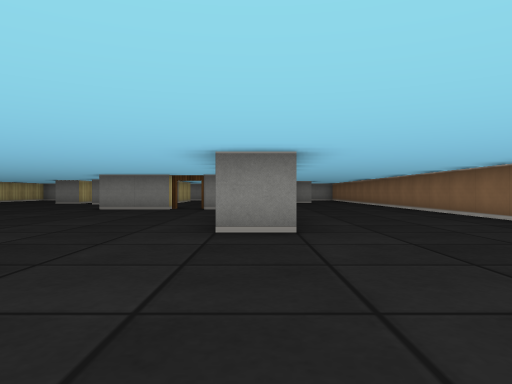
View 1 (above)

18 first-person views from a walk through a cub3D maze. The camera is about half as high as the walls, looks level and sees 70° across. The floor is counted in squares. Each view is taken from the middle of a square. On the plan, view 1 faces up. The plan holds only what a view shows up to about 9 squares ahead; the rest is blank.

View 2
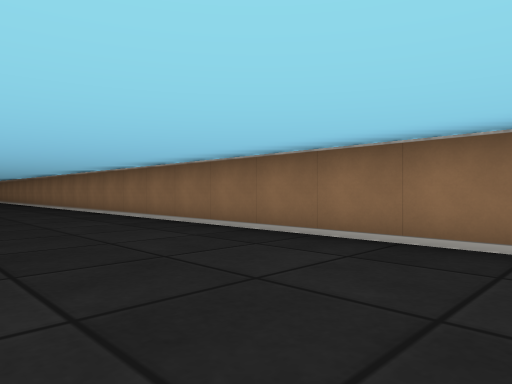

View 3
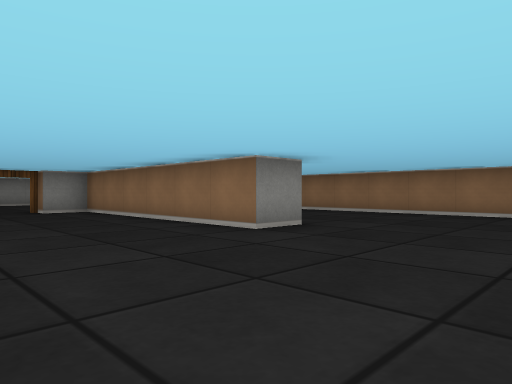

View 4
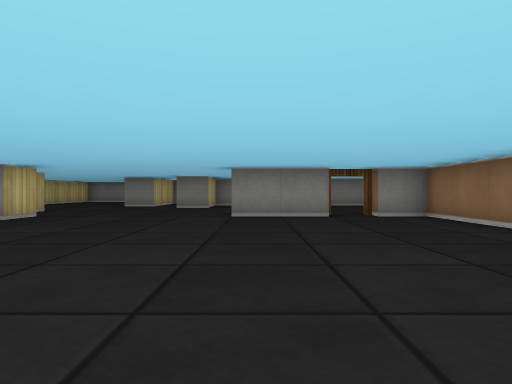

View 5
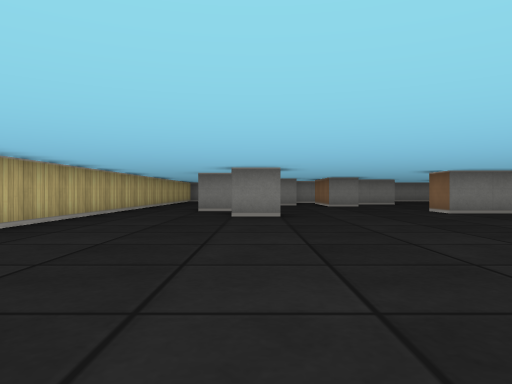

View 6
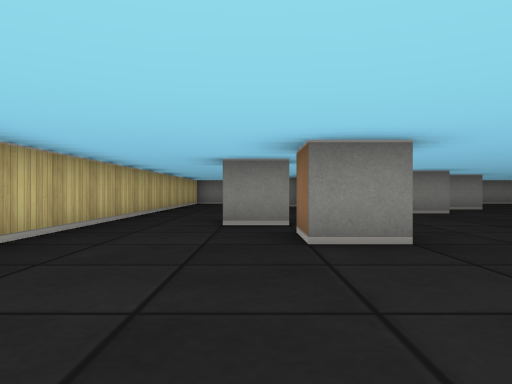

View 7
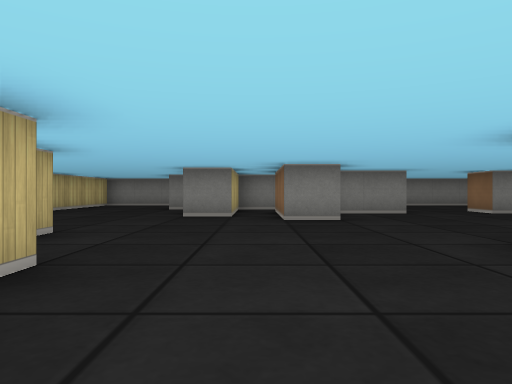

View 8
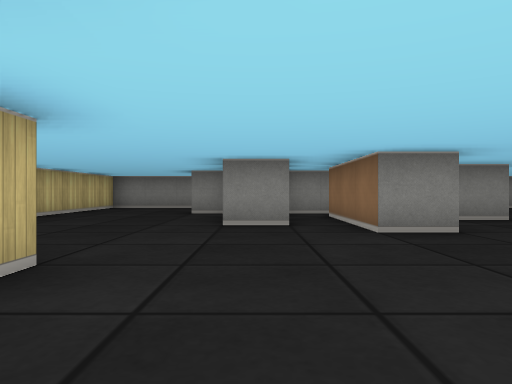

View 9
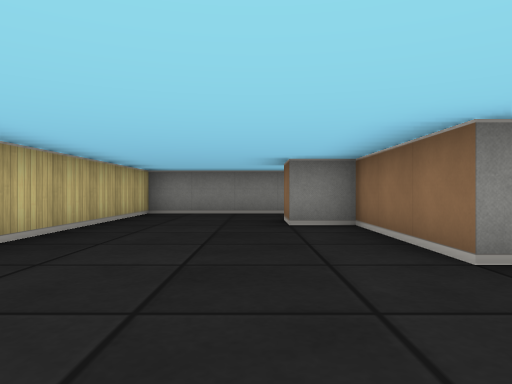

View 10
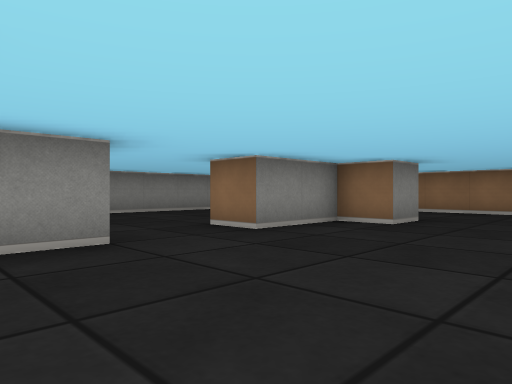

View 11
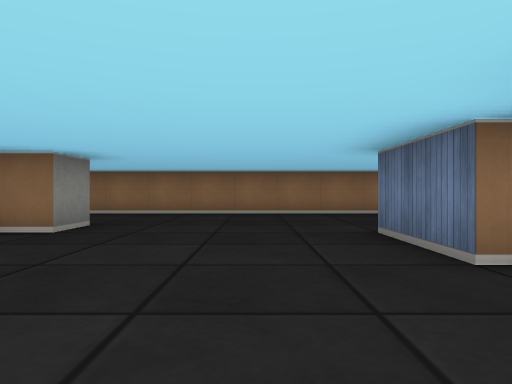

View 12
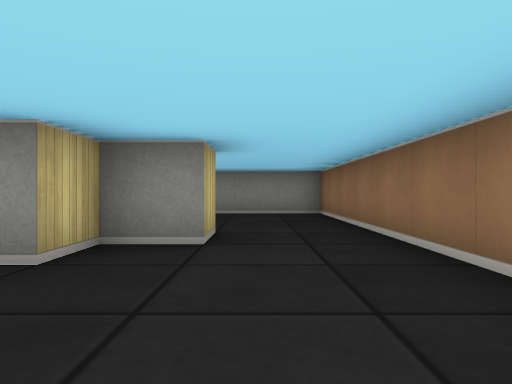

View 13
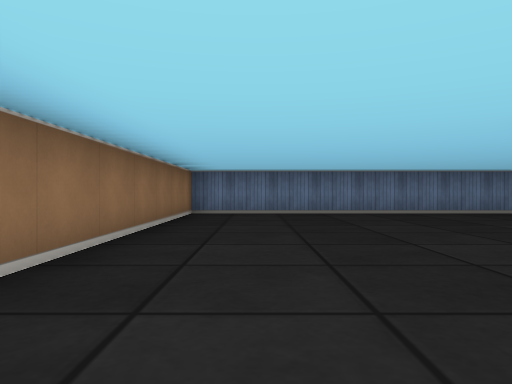

View 14
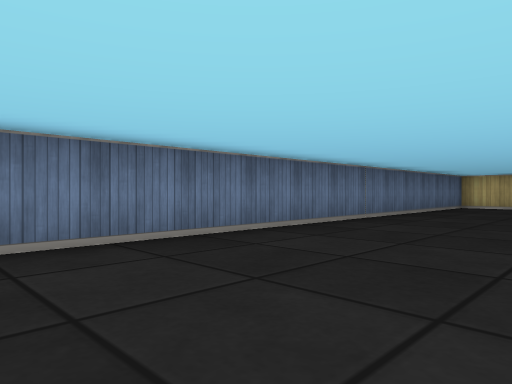

View 15
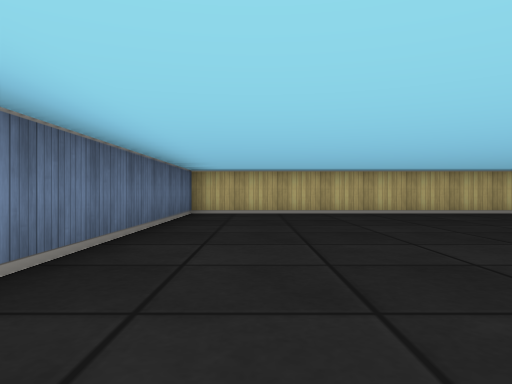

View 16
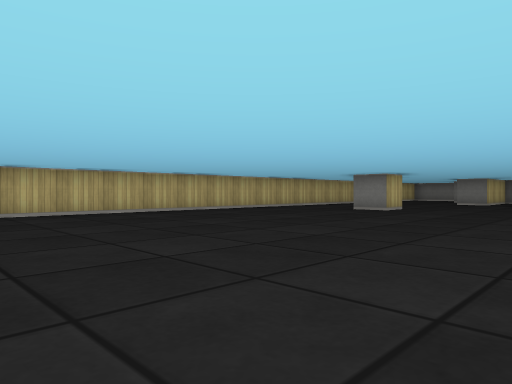

View 17
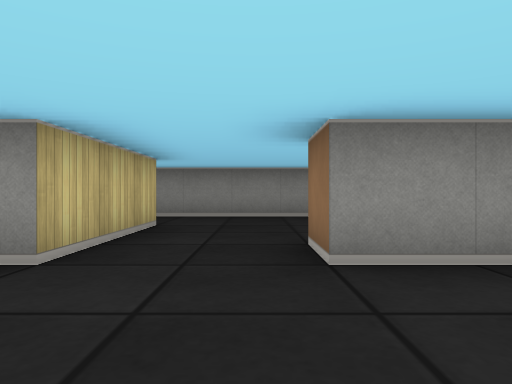

View 18
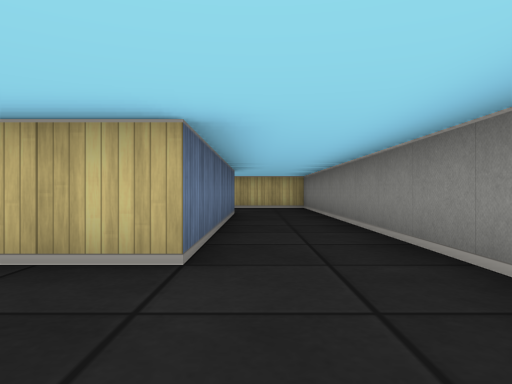

### Floor plan
Ten units are one square. View 1 is at (0, 0); x grows to the right and y downward. Boxes are objects, and circles mark ways between rooms. Rooms are numbered by the first view taken in them; rooms with no view inside come last. Other rooms are left out.
<svg viewBox="-130 -220 180 240">
<path fill="none" stroke="#000" d="M-25 -105 -45 -105 -45 -110M-15 -115 5 -115M-85 -105 -85 -95 -95 -95 -95 -105M5 -45 -5 -45 -5 -105 -15 -105M-94 -115 -105 -115M-54 -145 -65 -145 -65 -155M-75 -155 -85 -155 -85 -185 -95 -185 -95 -195M-35 -165 -51 -165M25 -165 15 -165 15 -155 5 -155 5 -165 -15 -165M-125 -150 -125 15 45 15 45 -155M-105 -215 -125 -215 -125 -165M-8 -215 -105 -215M-15 -165 -15 -175M25 -175 25 -165M45 -155 45 -215 20 -215M-95 -195 -35 -195 -35 -165M-62 -185 -72 -185M-75 -169 -75 -155M-65 -155 -65 -175"/>
<circle cx="-25" cy="-170" r="3" fill="#2a7"/>
<circle cx="-95" cy="-205" r="3" fill="#2a7"/>
<circle cx="35" cy="-165" r="3" fill="#2a7"/>
<circle cx="-70" cy="-165" r="3" fill="#2a7"/>
<text x="-40" y="-80">1</text>
<text x="-10" y="-200">2</text>
<text x="-60" y="-180">3</text>
</svg>
Room 1 opens to room 2. Room 1 opens to room 3.

Where each view was taken, in squares from view 1:
view 1: 0 up, 0 right, facing up
view 2: 0 up, 1 right, facing up-right
view 3: 1 up, 4 left, facing up-right
view 4: 3 up, 4 left, facing up
view 5: 2 up, 9 left, facing up
view 6: 6 up, 10 left, facing up
view 7: 8 up, 7 left, facing up
view 8: 10 up, 8 left, facing up
view 9: 13 up, 10 left, facing up
view 10: 13 up, 5 left, facing up-right
view 11: 13 up, 4 left, facing right
view 12: 13 up, 3 right, facing up
view 13: 7 up, 3 right, facing down
view 14: 2 up, 0 right, facing down-left
view 15: 0 up, 4 left, facing left
view 16: 0 up, 4 left, facing up-left
view 17: 14 up, 2 left, facing up
view 18: 20 up, 1 left, facing left
